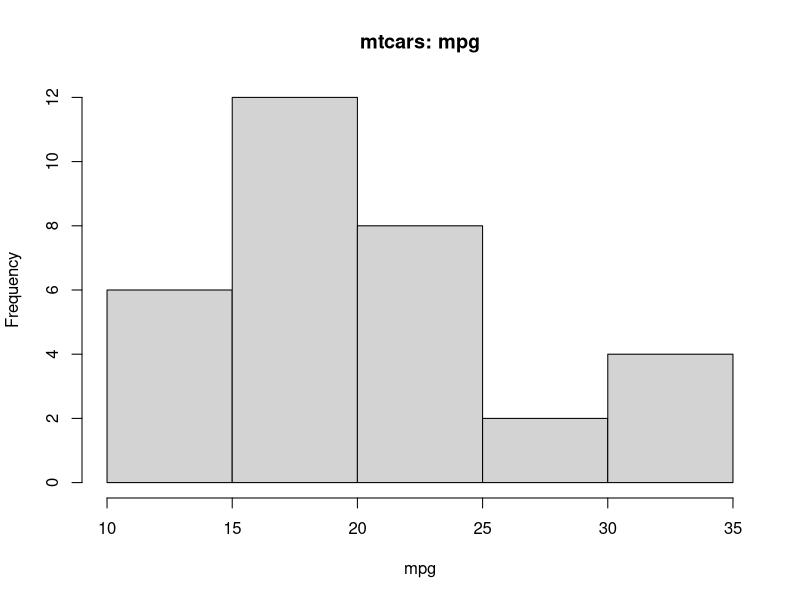
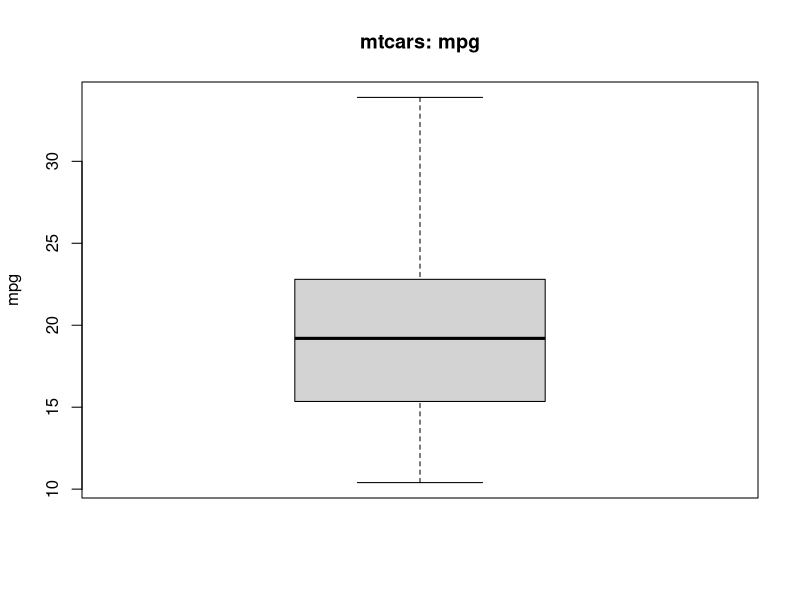

The R script that drew these images, in order:
# Lab 04 — 기술통계, 상관관계, 확률 (약 25분)
# 이 파일만 위에서 아래로 실행하면 된다. mtcars는 R의 내장 데이터이다.

# 1. 목표 --------------------------------------------------------
# - 평균·중앙값으로 중심을, 분산·표준편차로 산포를 해석한다.
# - 상관계수의 부호와 크기를 읽고 인과관계와 구분한다.
# - 정규분포의 누적확률과 이항분포의 특정 횟수 확률을 구분한다.

# 2. 핵심 개념과 작은 예제 ----------------------------------------
# 중심은 값들이 어디에 모여 있는지, 산포는 얼마나 퍼져 있는지를 뜻한다.
# 평균은 합을 개수로 나눈 값, 중앙값은 정렬했을 때 가운데 위치의 값이다.
# mpg는 연비(miles per gallon)이며 값이 클수록 같은 연료로 멀리 간다.
small_mpg <- mtcars$mpg[1:3]
print(small_mpg)
print(c(mean = mean(small_mpg), median = median(small_mpg)))
# 21, 21, 22.8의 평균은 21.6, 중앙값은 21이다. 두 중심이 같을 필요는 없다.

# 분산은 평균에서 떨어진 정도를 제곱해 요약한다. var()는 표본분산이다.
# 표본분산은 제곱한 편차의 합을 n - 1로 나눈다. 여기서는 분모가 2이다.
# 표준편차는 분산의 양의 제곱근으로, 원래 변수와 단위가 같다.
print(c(variance = var(small_mpg), sd = sd(small_mpg)))
# 분산 1.08의 단위는 mpg의 제곱, 표준편차 약 1.04의 단위는 mpg이다.
# 따라서 분산과 표준편차의 숫자 크기를 같은 단위처럼 비교하지 않는다.

# 3. 먼저 예상하기 -----------------------------------------------
# 예상 1: mtcars의 모든 연비가 두 배가 되면 평균·표준편차·분산은
#         각각 두 배인가, 네 배인가? 6절에서 직접 비교한다.
# 예상 2: 차가 무거울수록 연비가 낮아지는 패턴이라면 상관계수의 부호는?
# 예상 3: 표준정규분포에서 0 이하일 확률은 0.5보다 작을까, 같을까?
#         성공확률 0.5인 독립 시행 4번에서 정확히 2번 성공할 확률은
#         '2번 이하 성공할 확률'과 같은가?

# 4. 직접 실행 ----------------------------------------------------
# 실험 A: 전체 연비의 중심과 산포를 나누어 읽는다.
mpg <- mtcars$mpg
mpg_stats <- c(mean = mean(mpg), median = median(mpg),
               variance = var(mpg), sd = sd(mpg))
cat("연비의 중심과 산포:\n")
print(mpg_stats)
cat("연비의 최솟값, 사분위수, 최댓값:\n")
print(quantile(mpg, probs = c(0, 0.25, 0.5, 0.75, 1)))
# mean 약 20.09와 median 19.2는 중심, sd 약 6.03은 퍼짐의 크기이다.
# variance 약 36.32가 크다고 평균 연비가 높다는 뜻은 아니다.
# quantile()의 50%는 중앙값, 25%와 75%는 각각 Q1과 Q3이다.

# 같은 자료를 두 그림으로 본다. 하나씩 실행하고 Plots에서 확인하세요.
hist(mpg, breaks = 6, main = "mtcars: mpg", xlab = "mpg", ylab = "Frequency")
# 가로축은 연비 구간, 세로축은 그 구간에 들어간 자동차 수이다.
# 막대가 높은 구간은 연비 자체가 높다는 뜻이 아니라 관측이 많다는 뜻이다.
boxplot(mpg, main = "mtcars: mpg", ylab = "mpg")
# 상자 안의 선에서 중앙값, 상자와 수염에서 퍼짐을 확인한다.
# 상자그림의 경첩(hinge)은 Q1/Q3에 대응하지만 quantile()과 약간 다를 수 있다.
# 수염 끝은 1.5 × IQR 경계 안의 실제 관측값이며 항상 최솟값·최댓값은 아니다.

# 실험 B: 연비와 무게의 선형 관계를 숫자로 요약한다.
# wt는 무게(1,000 pounds)이다. cor()의 기본값은 Pearson 상관계수이다.
# 계수는 -1부터 1 사이이다. 부호는 방향, 절댓값은 선형 관계의 강도를 나타낸다.
cat("연비와 무게의 상관계수:\n")
print(cor(mtcars$mpg, mtcars$wt))
# 약 -0.87: 무게가 클수록 연비가 낮아지는 강한 음의 선형 관계가 관찰된다.
# -0.87을 '무게 1 증가 시 연비 0.87 감소'로 읽지 않는다. 변화량 계수가 아니다.
# 이 자료의 상관관계만으로 무게가 연비 변화의 원인이라고 확정할 수 없다.
# 다른 변수의 영향도 있을 수 있다. 상관관계와 인과관계를 구분한다.

# 실험 C: 분포와 사건을 먼저 정한 뒤 확률을 계산한다.
# Z가 평균 0, 표준편차 1인 표준정규분포를 따른다고 가정한다.
# pnorm(q)는 기본적으로 P(Z <= q), 즉 q까지의 누적확률을 반환한다.
cat("표준정규분포에서 0 이하, 1.96 이하일 확률:\n")
print(c(P_Z_le_0 = pnorm(0), P_Z_le_1.96 = pnorm(1.96)))
# 0.5는 전체 확률의 절반이 0 이하라는 뜻이다.
# 약 0.975는 1.96 이하일 확률이다. '정확히 1.96일 확률'이 아니다.
# 연속분포에서 한 점의 확률은 0이다. pnorm()은 그 점까지의 면적을 구한다.

# X는 성공확률이 일정한 독립 시행 4번에서 성공한 횟수라고 가정한다.
# dbinom(x, size, prob)는 이항분포에서 P(X = x)를 반환한다.
cat("4번 중 정확히 2번 성공할 확률:\n")
print(dbinom(2, size = 4, prob = 0.5))
# 0.375, 즉 37.5%이다. 0·1번 성공까지 더한 '2번 이하'의 확률이 아니다.
# 두 확률 예제는 분포 가정 아래의 계산이며 mtcars에 분포를 적합한 결과가 아니다.

# 5. 결과 해석 ----------------------------------------------------
# 기술통계: mean/median → 중심, variance/sd → 산포, quantile → 위치를 읽는다.
# 상관계수: 부호 → 방향, 절댓값 → 선형 관계의 강도, 인과 해석 가능 여부를 읽는다.
# 확률: 분포와 사건 → 반환값 → 비율(또는 백분율) 순서로 해석한다.
# 같은 0~1 사이 숫자여도 확률과 상관계수는 의미가 다르다.

# 6. 하나 바꿔보기 ------------------------------------------------
# 원자료의 모양은 유지하고 모든 연비 값만 두 배로 바꾼다.
scaled_mpg <- 2 * mpg
cat("값을 두 배로 바꾼 뒤 / 바꾸기 전의 비율:\n")
print(c(mean_ratio = mean(scaled_mpg) / mean(mpg),
        sd_ratio = sd(scaled_mpg) / sd(mpg),
        variance_ratio = var(scaled_mpg) / var(mpg)))
# 평균과 표준편차는 두 배, 분산은 네 배이다. 분산은 편차를 제곱하기 때문이다.

# 7. 시험 체크 ----------------------------------------------------
# 1) 평균 20, 표준편차 6에서 중심과 산포에 해당하는 값은 각각 무엇인가?
# 2) 원자료의 단위가 mpg이면 분산과 표준편차의 단위는 각각 무엇인가?
# 3) 상관계수 -0.87은 방향과 강도를 어떻게 나타내는가? 인과관계를 증명하는가?
# 4) pnorm(1.96)은 표준정규분포의 어떤 사건에 대한 확률인가?
# 5) dbinom(2, size = 4, prob = 0.5)의 0.375는 어떤 사건의 확률인가?

# 정답 및 해설 ----------------------------------------------------
# 1) 중심은 평균 20, 산포는 표준편차 6이다. 평균만으로 퍼짐은 알 수 없다.
# 2) 분산은 mpg의 제곱, 표준편차는 mpg이다. 표준편차가 원래 단위를 유지한다.
# 3) 강한 음의 선형 관계이다. 상관관계만으로 인과관계를 증명하지 않는다.
# 4) P(Z <= 1.96)이다. 해당 지점까지의 누적확률 약 0.975이다.
# 5) 독립 시행 4번에서 정확히 2번 성공할 확률이다. 성공확률은 매번 0.5이다.
